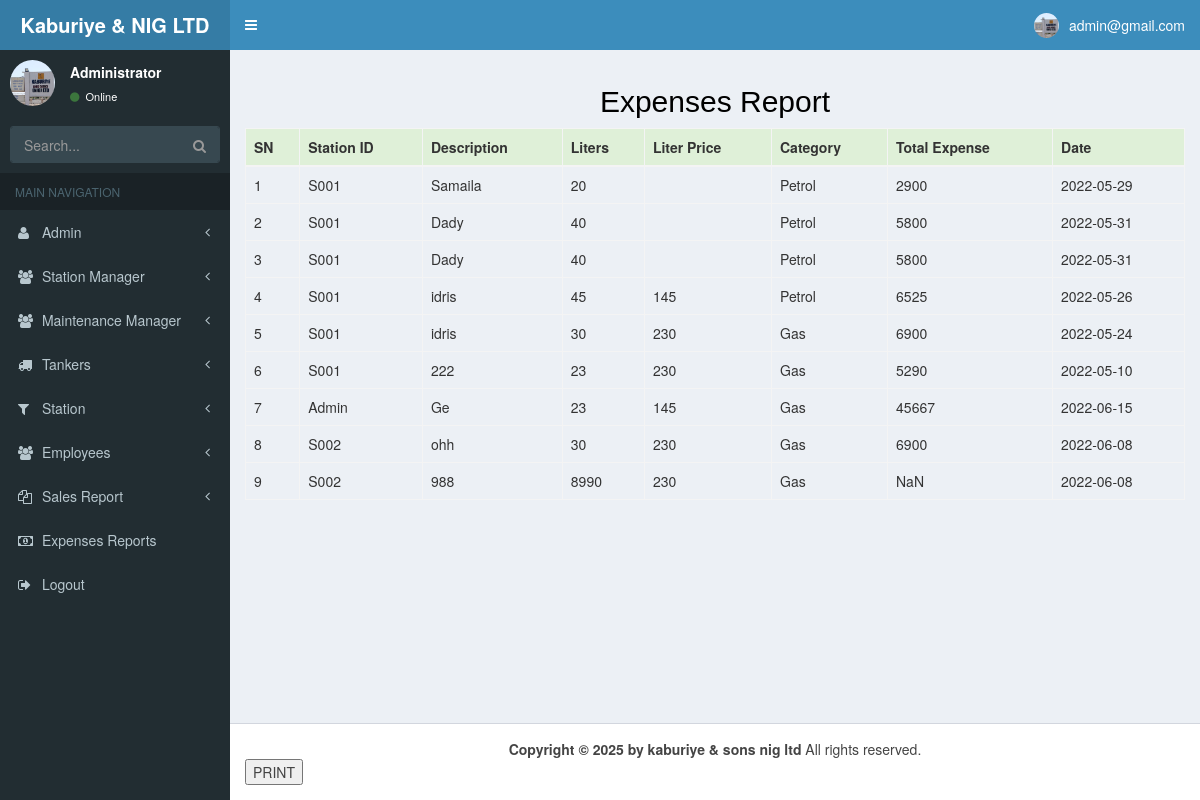
The app's page /expenses_report.php (signed in), older data.
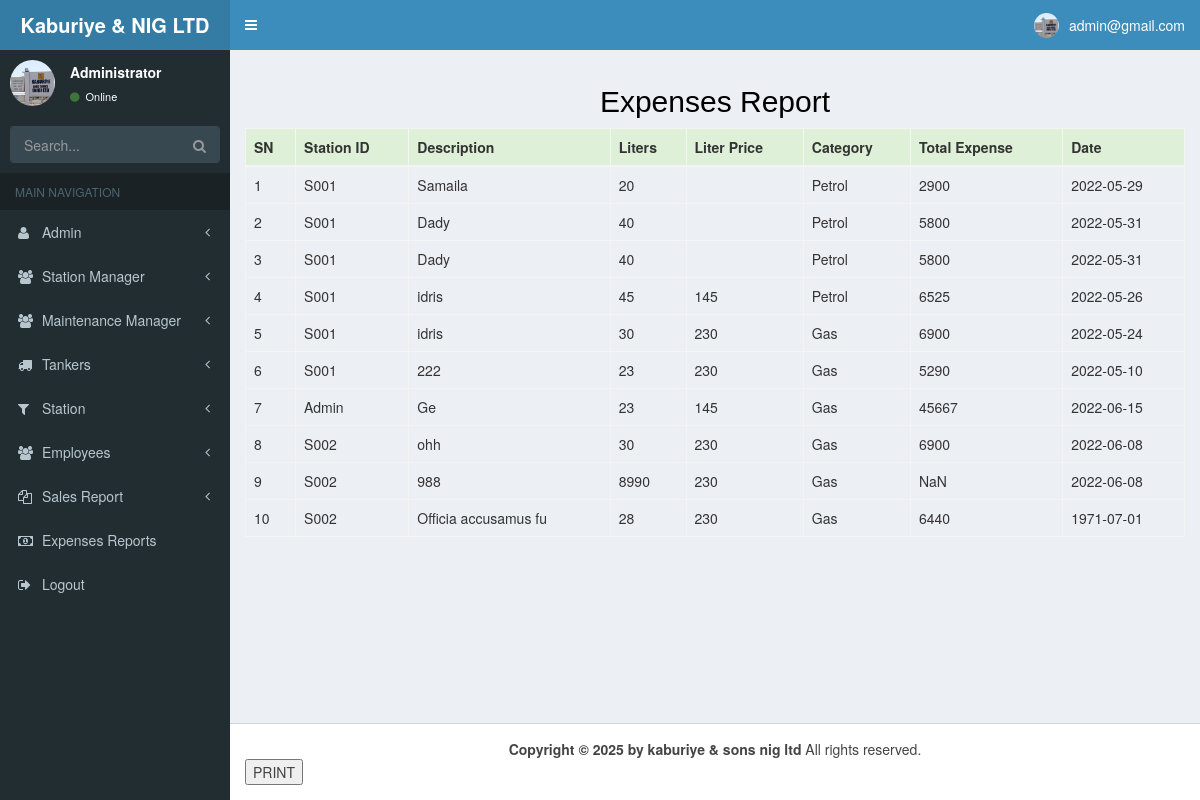
The same page, newer data.
### tables this page shows
CREATE TABLE `station_expenses` (
  `expense_id` int(100) NOT NULL,
  `station_id` varchar(100) NOT NULL,
  `expense_description` varchar(50) NOT NULL,
  `liter_amount` varchar(100) NOT NULL,
  `liter_price` varchar(20) NOT NULL,
  `total_expense` varchar(400) NOT NULL,
  `expensedate` date NOT NULL,
  `category` varchar(100) NOT NULL
);

### expenses_report.php (the view, shortened to what the changed rows need)
<!DOCTYPE html>
<html>
<head>
  <link rel="stylesheet" href="css/bootstrap.min.css">
  <link rel="stylesheet" href="css/font-awesome.min.css">
  <link rel="stylesheet" href="css/ionicons.min.css">
  <link rel="stylesheet" href="css/AdminLTE.min.css">
  <link rel="stylesheet" href="css/_all-skins.min.css">
</head>
<body class="hold-transition skin-blue sidebar-mini">
  <div class="wrapper">
    <div class="content-wrapper">
      <section class="content">
        <h2 align="center" style="color:black;"> Expenses Report</h2>
        <div class="table-responsive">
          <table class="table table-bordered table-hover">
            <thead>
              <tr class="success">
                <th> SN</th>
                <th> Station ID </th>
                <th> Description </th>
                <th> Liters</th>
                <th>Liter Price</th>
                <th> Category </th>
                <th> Total Expense </th>
                <th>Date</th>
              </tr>
            </thead>
            <?php
            require __DIR__ . "/config/database.php";
            $getRecords_string = "select * from station_expenses order by expense_id ";
            $getRecord = mysqli_query($conn, $getRecords_string);
            $num_of_record = mysqli_num_rows($getRecord);
            if ($num_of_record > 0) {
              while ($record = mysqli_fetch_array($getRecord)) {
                echo '<tr>';
                echo "<td class=''>$record[expense_id]</td>";
                echo "<td class=''>$record[station_id]</td>";
                echo "<td class=''>$record[expense_description]</td>";
                echo "<td class=''>$record[liter_amount]</td>";
                echo "<td class=''>$record[liter_price]</td>";
                echo "<td class=''>$record[category]</td>";
                echo "<td class=''>$record[total_expense]</td>";
                echo "<td class=''>$record[expensedate]</td>";
                echo '</tr>';
              }
            } else {
              echo "<h5>Loading..........</h5>";
            }
            ?>
          </table>
        </div>
      </section>
    </div>
  </div>
</body>
</html>

Row changes from the older to the newer data that the page shows:
added station_expenses: expense_id "10", station "S002", expense_description "Officia accusamus fu", liter_amount "28", liter_price "230", category "Gas", total_expense "6440", expensedate "1971-07-01"
